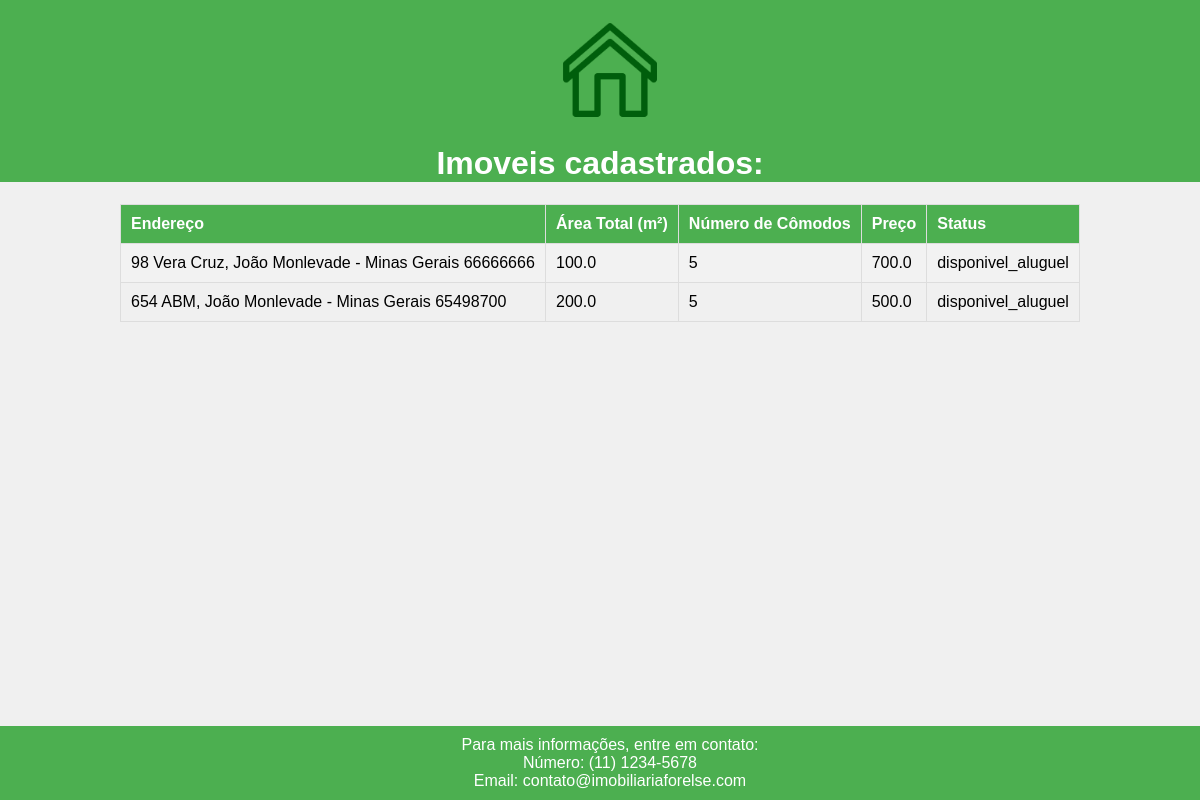
The page /imprime_imovel on the database its author committed.
### tables this page shows
CREATE TABLE imovel (end_numero integer, end_bairro text, end_cidade text, end_estado text, end_cep text, area_total real, qtd_comodo integer, preco real, status text, PRIMARY KEY (end_cep));

### app/rotas.py (the view)
@app.route('/imprime_imovel')
def imprime_imovel():
    banco = sqlite3.connect('imobiliaria_banco.db')
    cursor = banco.cursor()
    cursor.execute("SELECT * FROM imovel")
    dados = cursor.fetchall()
    banco.close()
    return render_template('imprime_imovel.html', dados=dados)

### app/templates/imprime_imovel.html (shortened to what this page needs)
<!DOCTYPE html>
<html lang="en">
<head>
    <link rel="stylesheet" href="{{ url_for('static', filename='imovel.css') }}">
</head>
<body>
    <header>
        <img src="{{ url_for('static', filename='casa_imob.png') }}" alt="Logo Imobiliária ForElse" id="logo">
        <h1>Imoveis cadastrados:</h1>
    </header>
    <table>
        <tr>
            <th>Endereço</th>
            <th>Área Total (m²)</th>
            <th>Número de Cômodos</th>
            <th>Preço</th>
            <th>Status</th>
        </tr>
        {% for imovel in dados %}
            <tr>
                <td>{{ imovel[0] }} {{ imovel[1] }}, {{ imovel[2] }} - {{ imovel[3] }} {{ imovel[4] }}</td>
                <td>{{ imovel[5] }}</td>
                <td>{{ imovel[6] }}</td>
                <td>{{ imovel[7] }}</td>
                <td>{{ imovel[8] }}</td>
            </tr>
        {% endfor %}
    </table>
    <footer>
        Para mais informações, entre em contato:<br>
        Número: (11) 1234-5678<br>
        Email: contato@imobiliariaforelse.com
    </footer>
</body>
</html>

### app/static/imovel.css (style rules this page uses)
body { font-family: Arial, sans-serif; background-color: #f0f0f0; margin: 0; padding: 0; }
table { width: 80%; margin: 20px auto; border-collapse: collapse; }
th, td { border: 1px solid #ddd; padding: 10px; text-align: left; }
th { background-color: #4CAF50; color: white; }
tr:nth-child(even) { background-color: #f2f2f2; }
footer { background-color: #4CAF50; color: white; text-align: center; padding: 10px; position: fixed; bottom: 0; width: 100%; }
header { background-color: #4CAF50; color: white; text-align: center; padding: -7px; }
#logo { width: 100px; height: auto; margin-top: 20px; margin-left: 20px; }
body { font-family: Arial, sans-serif; margin: 0; padding: 0; background-color: #f0f0f0; flex-direction: column; min-height: 100vh; }

### rows shown on the page
imovel: end_numero "98", end_bairro "Vera Cruz", end_cidade "João Monlevade", end_estado "Minas Gerais", end_cep "66666666", area_total "100.0", qtd_comodo "5", preco "700.0", status "disponivel_aluguel"
imovel: end_numero "654", end_bairro "ABM", end_cidade "João Monlevade", end_estado "Minas Gerais", end_cep "65498700", area_total "200.0", qtd_comodo "5", preco "500.0", status "disponivel_aluguel"
